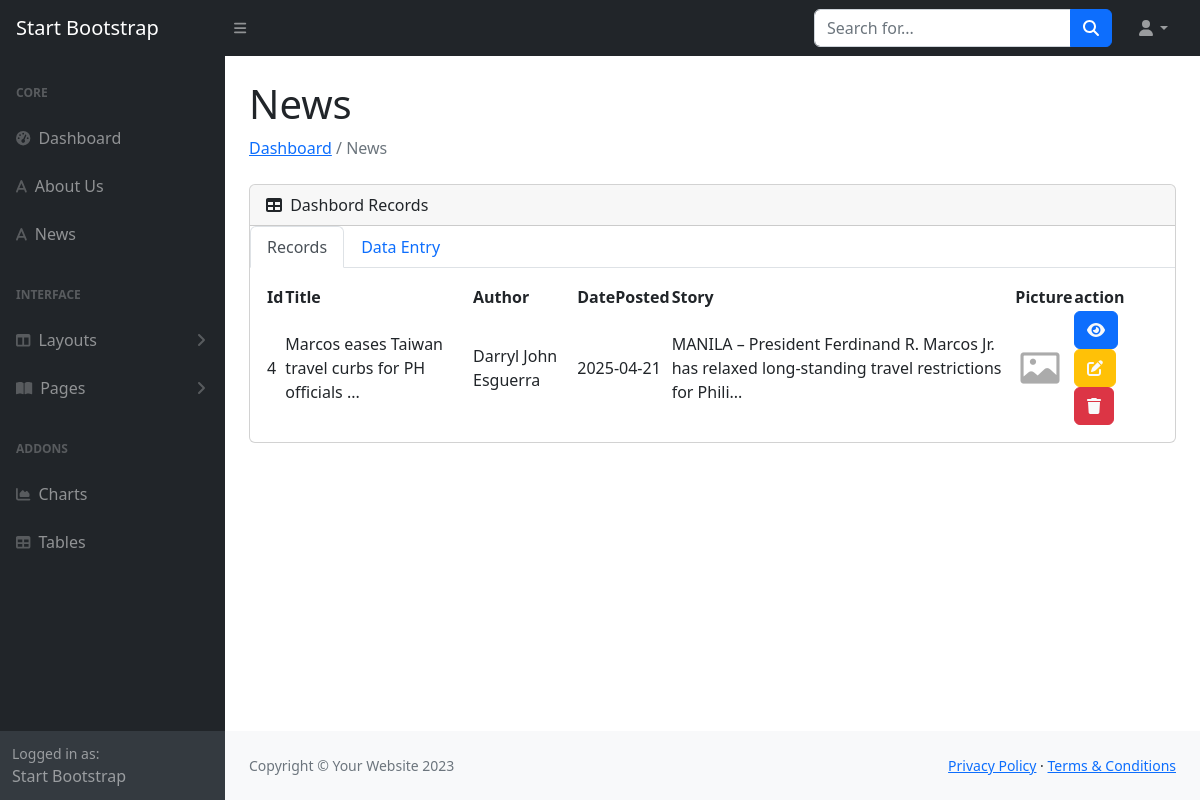
Before: /news.php with the older database file.
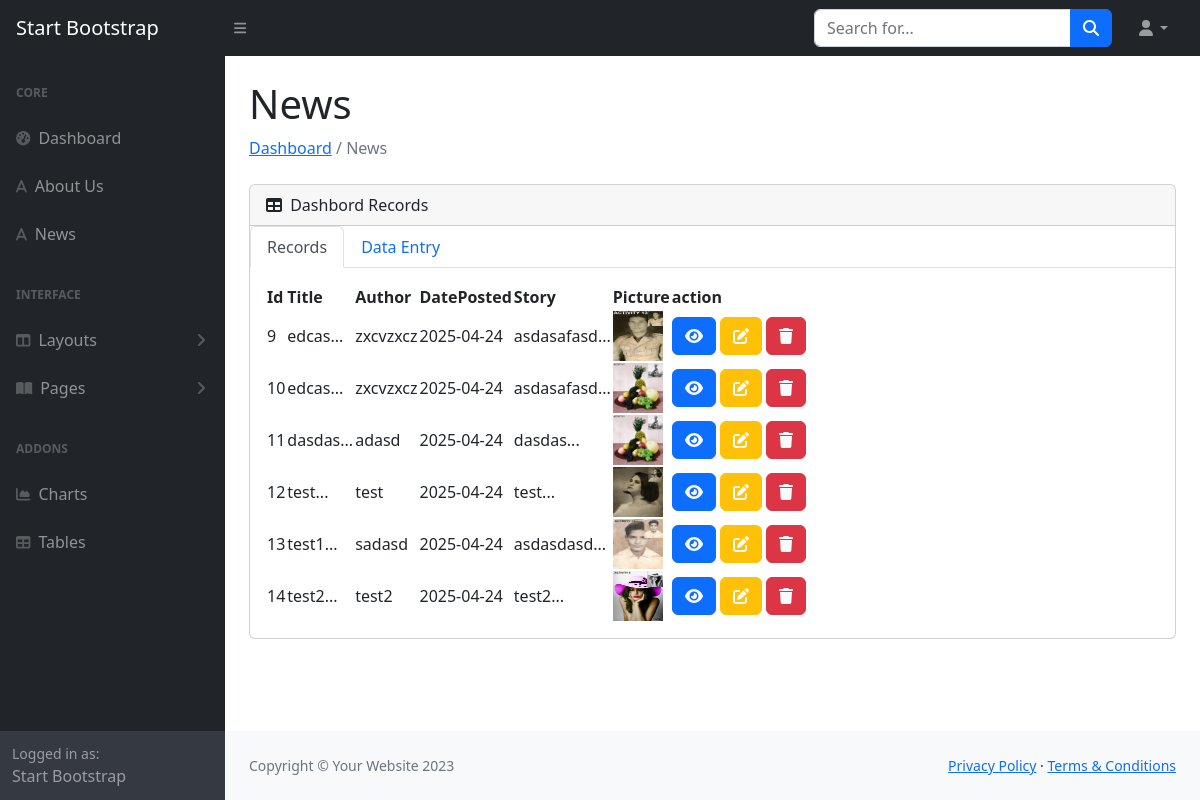
After: the same page with the newer database file.
### tables this page shows
CREATE TABLE `news` (
  `id` int(10) unsigned NOT NULL auto_increment,
  `title` varchar(255) NOT NULL,
  `author` varchar(128) NOT NULL,
  `date_posted` date NOT NULL,
  `story` text NOT NULL,
  `picture` varchar(255) default '',
  PRIMARY KEY  (`id`)
);

### news.php (the view, shortened to what the changed rows need)
<?php
    require_once("includes/connect.php");
?>
<!DOCTYPE html>
<html lang="en">
    <head>
        <link href="https://cdn.jsdelivr.net/npm/simple-datatables@7.1.2/dist/style.min.css" rel="stylesheet" />
        <link href="css/styles.css" rel="stylesheet" />
        <link href='https://unpkg.com/boxicons@2.1.4/css/boxicons.min.css' rel='stylesheet'>
    </head>
    <body class="sb-nav-fixed">
        <div id="layoutSidenav">
            <div id="layoutSidenav_content">
                <main>
                    <div class="container-fluid px-4">
                        <h1 class="mt-4">News</h1>
                        <div class="card mb-4">
                                <div class="tab-content" id="nav-tabContent">
                                <div class="tab-pane fade show active" id="nav-home" role="tabpanel" aria-labelledby="nav-home-tab">
                                    <div class="card-body">
                                        <table id="datatablesSimple">
                                            <thead>
                                                <tr>
                                                    <th>Id</th>
                                                    <th>Title</th>
                                                    <th>Author</th>
                                                    <th>DatePosted</th>
                                                    <th>Story</th>
                                                    <th>Picture</th>
                                                    <th>action</th>
                                                </tr>
                                            </thead>
                                            <tbody>
                                                <?php
                                                    $sql = "SELECT id, title, author, date_posted, story, picture, md5(id) FROM news";
                                                    $stmt = $con->prepare($sql);
                                                    $stmt->execute();
                                                    $tblnews="";
                                                    while($row=$stmt->fetch())
                                                    {
                                                        $tblnews.="<tr>";
                                                        $tblnews.="<td>{$row[0]}</td>";
                                                        $tblnews.="<td>".substr(nl2br($row[1]), 0, 50)."...</td>";
                                                        $tblnews.="<td>{$row[2]}</td>";
                                                        $tblnews.="<td>{$row[3]}</td>";
                                                        $tblnews .= "<td>" . substr(nl2br($row[4]), 0, 100) . "...</td>";
                                                        $pic=strlen($row[5])==0? "nopic.png" : $row[5];
                                                        $strPic="<img src='./uploads/news/{$pic}' height='50' width='50'";
                                                        $strViewButton = "<button class='btn btn-primary'>
                                                                <a class='text-light' href='viewnews.php?viewid={$row[6]}'>
                                                                    <i class='fa-solid fa-eye'></i>
                                                                </a>
                                                            </button>";
                                                        $strEditButton="<button class='btn btn-warning'>
                                                                <a class='text-light' href='news.php?editid={$row[6]}'>
                                                                    <i class='fa-solid fa-pen-to-square'></i>
                                                                </a>
                                                            </button>";
                                                        $strDelButton = "<button class='btn btn-danger'>
                                                            <a class='text-light' href='includes/savenews.php?delid={$row[6]}'>
                                                                <i class='fa-solid fa-trash'></i>
                                                            </a>
                                                        </button>";
                                                        $tblnews.="<td>{$strPic}</td>";
                                                        $tblnews.="<td>{$strViewButton} {$strEditButton} {$strDelButton}</td>";
                                                        $tblnews.="</tr>";
                                                    }
                                                    echo $tblnews;
                                                ?>
                                            </tbody>
                                        </table>
                                    </div>
                                </div>
                            </div>
                        </div>
                    </div>
                </main>
            </div>
        </div>
    </body>
</html>

Changed rows visible on the page:
removed news: id "4", title "Marcos eases Taiwan travel curbs for PH officials", author "Darryl John Esguerra", date_posted "2025-04-21", story "MANILA – President Ferdinand R. Marcos Jr. has relaxed long-standing travel restrictions for Phili"
added news: id "9", title "edcas", author "zxcvzxcz", date_posted "2025-04-24", story "asdasafasd", picture (picture)
added news: id "10", title "edcas", author "zxcvzxcz", date_posted "2025-04-24", story "asdasafasd", picture (picture)
added news: id "11", title "dasdas", author "adasd", date_posted "2025-04-24", story "dasdas", picture (picture)
added news: id "12", title "test", author "test", date_posted "2025-04-24", story "test", picture (picture)
added news: id "13", title "test1", author "sadasd", date_posted "2025-04-24", story "asdasdasd", picture (picture)
added news: id "14", title "test2", author "test2", date_posted "2025-04-24", story "test2", picture (picture)
